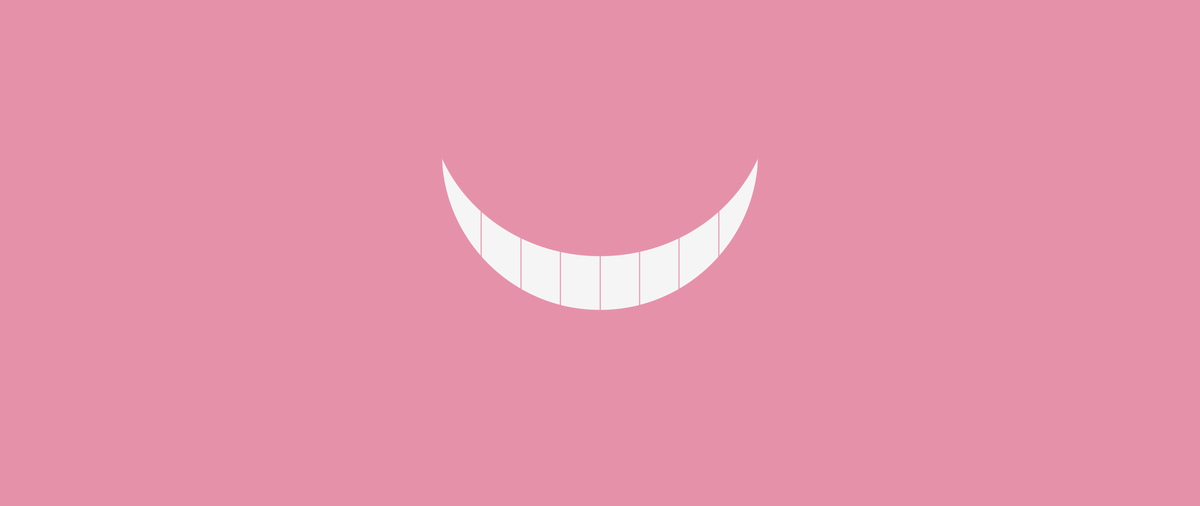
Frame 1 (no input)
Frame 2 (the mouse pressed at the canvas centre, redrawn once): identical to frame 1, image omitted

The Processing sketch that drew this single still picture (run headless with seeded random() and noise(); the mouse was pressed at the canvas centre and the sketch redrawn once):

// Processing sketch: alice_in_wonderland
// ── alice_in_wonderland.pde
// Manuale di Programmazione Cinematografica - Volume 1
// Daniele Olmisani, 2016

// Alice in Wonderland (1951)


final color PAPER = color(230, 145, 170);
final color INK = color(245);

final float L = 0.625;
final int COUNT = 8;


void setup() {
  size(2560, 1080);
  noLoop();
}


void draw() {
  
  final float S =  min(width, height);
  final float U = 0.002;
  
  translate(0.5*width, 0.3*height);
  scale(S);
  
  background(PAPER);
  
  noStroke();
  
  fill(INK);
  ellipse(0, 0, L, L);
  
  fill(PAPER);
  ellipse(0, -0.17*L, 1.08*L, L);
  
  stroke(PAPER);
  strokeWeight(U);
  for (float i=-L; i<L; i+=L/COUNT) {
    line(i, 0, i, 1.5); 
  }
  
  save("alice-in-wonderland.png");
}
